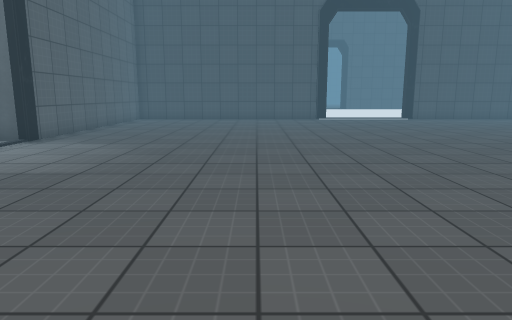
view 1 (above)

18 first-person views from a walk through a scene from a Unity 3-D project. The camera is 1.3 m above the floor, tilts 10° down and sees 70° across. Doors are open. The floor is counted in squares, 1 m on a side. Each view is taken from the middle of a square. On the plan, view 1 faces up. The plan holds only what a view shows up to about 15 squares ahead; the rest is blank. The place goes on beyond the plan. The player is left out. Some surface patterns are stand-ins.

view 2
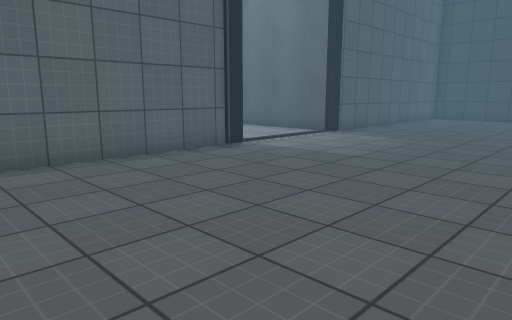

view 3
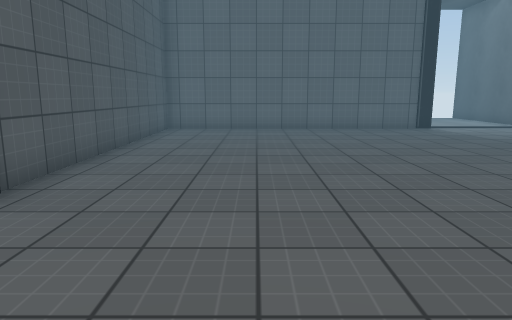

view 4
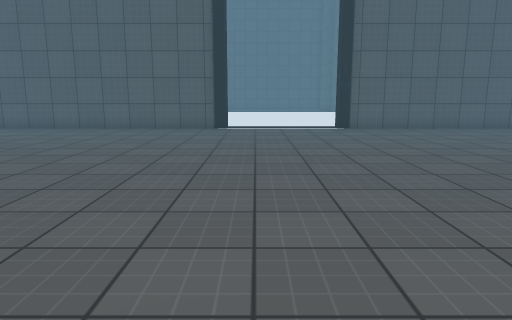

view 5
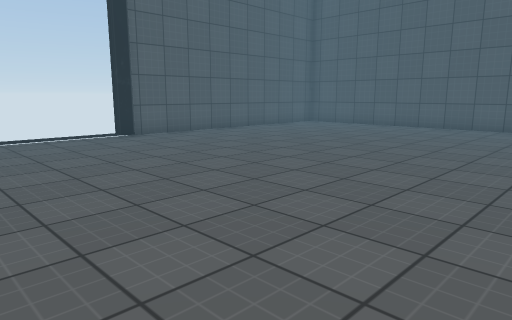

view 6
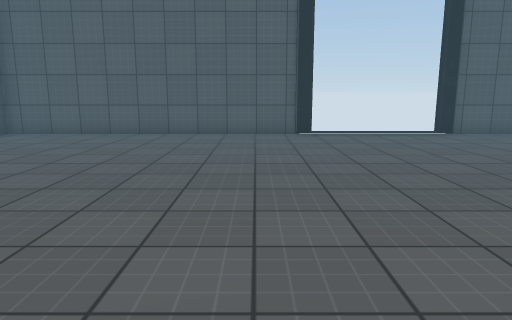

view 7
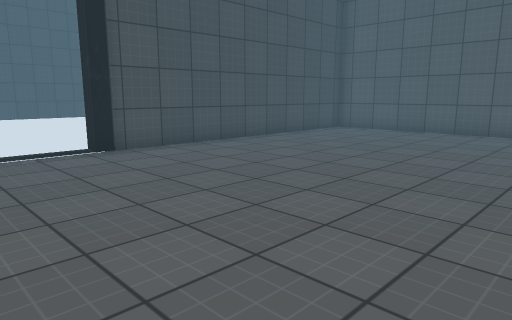

view 8
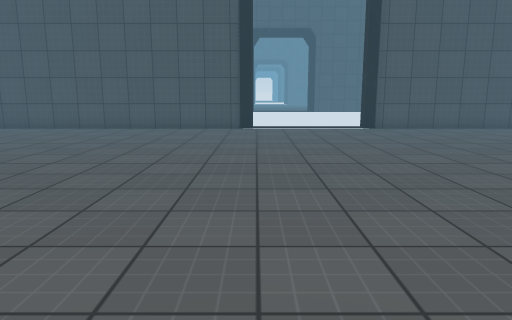

view 9
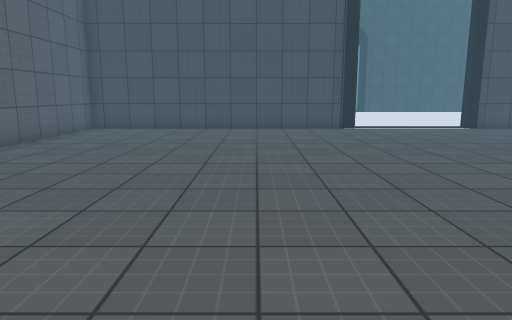

view 10
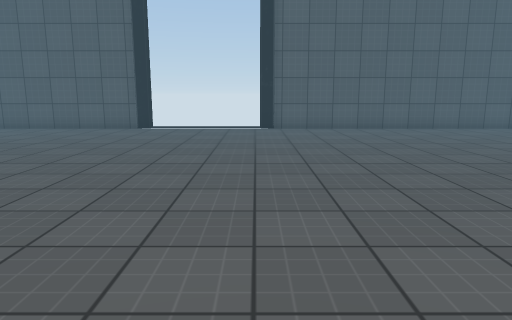

view 11
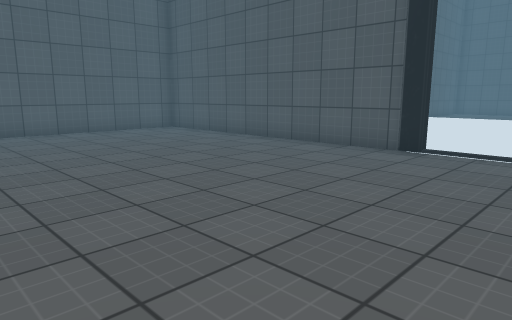

view 12
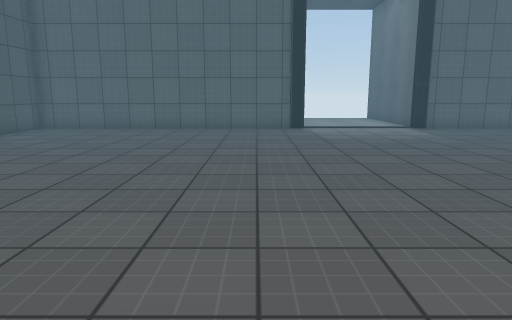

view 13
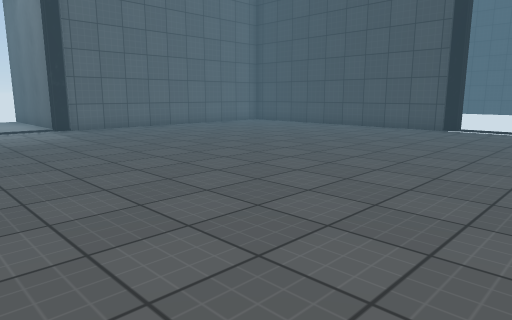

view 14
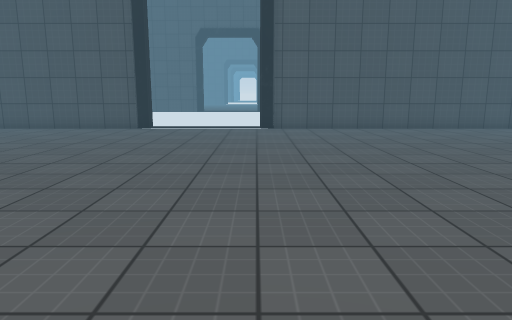

view 15
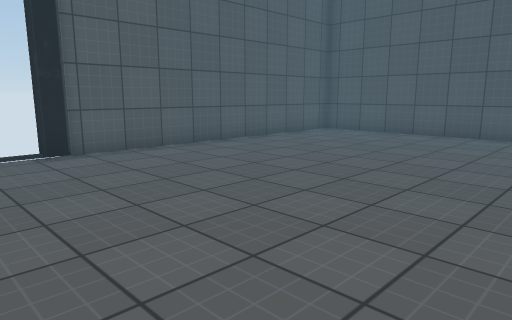

view 16
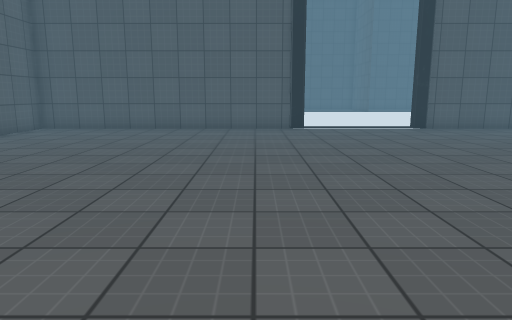

view 17
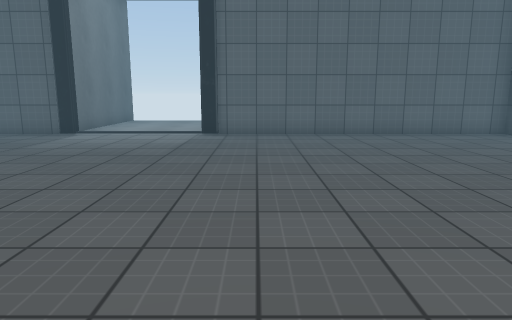

view 18
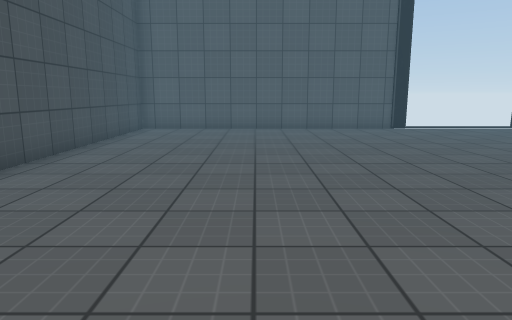

### Floor plan
Points are (right, up) in squares from view 1. A wall is a line through its corners. A room is listed if a view was taken in it or the views show most of it. See-through windows are left out.
Room 1 (views 1, 2, 3, 4, 5, 6, 7, 8, 9, 10, 11, 12, 13, 14, 15, 16, 17, 18)
walls: (-6.5, 5.9) (-6.5, 5.4); (3.9, 20.5) (-6.5, 20.5) (-6.5, 10.4); (8.1, -4.5) (18.5, -4.5) (18.5, 5.9); (18.5, 10.1) (18.5, 20.5) (8.1, 20.5); (-6.5, 4.6) (-6.5, -4.5) (3.9, -4.5)
ways out: opening at (-7, 9.5); open door at (-6.5, 7); open door at (5, 20.5); open door at (7, -4.5); open door at (18.5, 9); gap at (4, -5); gap at (8, 21); gap at (19, 6)

Where each view was taken, in squares from view 1:
view 1: 0 up, 0 right, facing up
view 2: 1 down, 1 right, facing up-left
view 3: 1 down, 8 right, facing left
view 4: 10 up, 7 right, facing down
view 5: 11 up, 7 right, facing down-right
view 6: 12 up, 6 right, facing right
view 7: 12 up, 5 right, facing up-right
view 8: 6 up, 4 right, facing up
view 9: 6 up, 0 right, facing up
view 10: 6 up, 4 right, facing right
view 11: 4 up, 5 right, facing down-right
view 12: 4 up, 8 right, facing left
view 13: 6 up, 8 right, facing up-left
view 14: 6 up, 8 right, facing up
view 15: 8 up, 10 right, facing down-right
view 16: 10 up, 10 right, facing down
view 17: 12 up, 6 right, facing left
view 18: 16 up, 4 right, facing right
